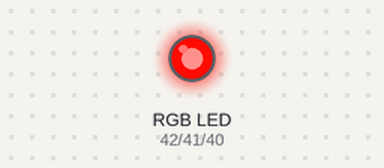
The program below on a simulated ESP32 board running MicroPython. Parts: an RGB LED mixed from three pins (HIGH = lit).

Above: at 0.05 s.
At 0.65 s:
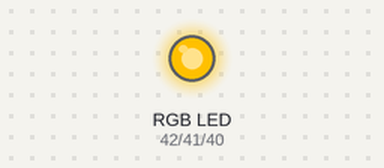
At 1.25 s:
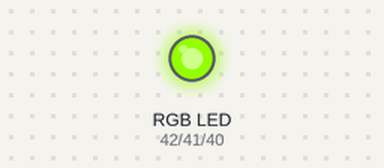
At 2.5 s:
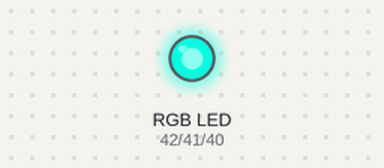
At 3.75 s:
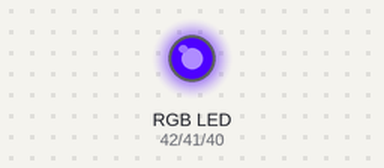
At 5.0 s:
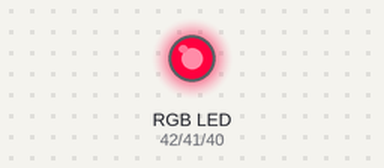
Timing chart, 0 to 6.7 s (numbered marks = the images above):
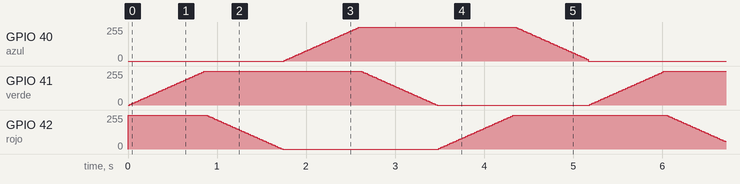

The program:

main.py
```python
from machine import Pin, PWM
import time

# Configuración de los canales PWM del LED RGB
# GPIO 42 para rojo, GPIO 41 para verde, GPIO 40 para azul
rojo = PWM(Pin(42))
verde = PWM(Pin(41))
azul = PWM(Pin(40))

# Frecuencia PWM en Hz
rojo.freq(1000)
verde.freq(1000)
azul.freq(1000)


def convertir_8bits_a_pwm(valor):
    """Convierte un valor de color de 0-255 a 0-65535 para MicroPython."""
    return int(valor) * 257


def aplicar_color(r, g, b):
    """Aplica un color RGB al LED usando duty_u16()."""
    rojo.duty_u16(convertir_8bits_a_pwm(r))
    verde.duty_u16(convertir_8bits_a_pwm(g))
    azul.duty_u16(convertir_8bits_a_pwm(b))


def rueda_color(posicion):
    """Convierte un valor entre 0 y 255 en un color RGB suave."""
    posicion = int(posicion) % 256

    if posicion < 43:
        # De rojo a amarillo: rojo 255, verde sube de 0 a 255
        r = 255
        g = posicion * 6
        b = 0
    elif posicion < 86:
        # De amarillo a verde: rojo baja de 255 a 0, verde 255
        posicion -= 43
        r = 255 - posicion * 6
        g = 255
        b = 0
    elif posicion < 129:
        # De verde a cian: verde 255, azul sube de 0 a 255
        posicion -= 86
        r = 0
        g = 255
        b = posicion * 6
    elif posicion < 172:
        # De cian a azul: verde baja de 255 a 0, azul 255
        posicion -= 129
        r = 0
        g = 255 - posicion * 6
        b = 255
    elif posicion < 215:
        # De azul a magenta: azul 255, rojo sube de 0 a 255
        posicion -= 172
        r = posicion * 6
        g = 0
        b = 255
    else:
        # De magenta a rojo: rojo 255, azul baja de 255 a 0
        posicion -= 215
        r = 255
        g = 0
        b = 255 - posicion * 6

    # Asegura que los valores queden dentro de 0-255
    return max(0, min(255, r)), max(0, min(255, g)), max(0, min(255, b))


def main():
    """Bucle principal que recorre la rueda de color sin fin."""
    while True:
        for posicion in range(256):
            r, g, b = rueda_color(posicion)
            aplicar_color(r, g, b)
            time.sleep(0.02)


if __name__ == "__main__":
    main()
```
